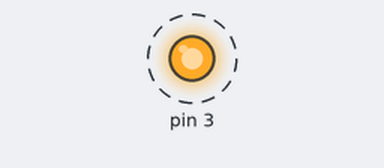
The sketch below on a simulated Arduino Uno, built with avr-gcc and run on an emulated ATmega328P. On the bench: output pins drawn as LEDs (lit = HIGH). Dashed ring = blinking.

Above: at 0.5 s.
Timing chart, 0 to 4.6 s (numbered marks = the images above):
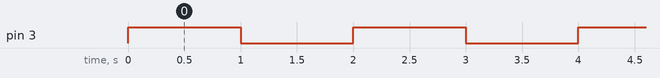

The sketch:

3.ino
```cpp
int yellow = 3;
int green = 4;
int red = 5;
int green2 = 6;
int red2 = 7;

void setup(){
    pinMode(3, OUTPUT);
}

void loop(){
    digitalWrite(3, HIGH);
    delay(1000);
    digitalWrite(3, LOW);
    delay(1000);
}
```

Measured:
- by itself, pin 3: alternates HIGH for 1.0 s and LOW for 1.0 s
